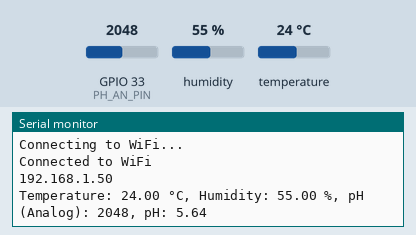
Recording of a sketch running on a simulated ESP32. Parts: the last lines printed to the serial monitor. Inputs (shaded band) come from the test bench; at power-on: humidity 55 %, GPIO 33 (PH_AN_PIN) = 2048, temperature 24 °C. WiFi joins after 1.5 s; servers stay silent unless stated.

Above: at 3.2 s.
3.3 s: humidity set to 22 %
At 4.6 s:
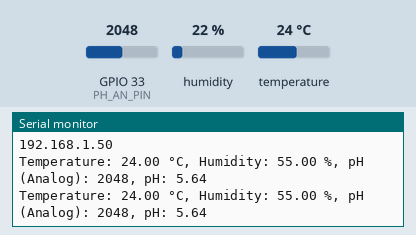
4.8 s: GPIO 33 (PH_AN_PIN) set to 2866
At 5.8 s:
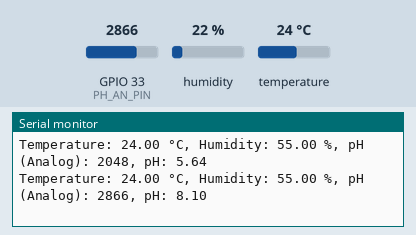
6.3 s: temperature set to 12 °C
At 7.3 s:
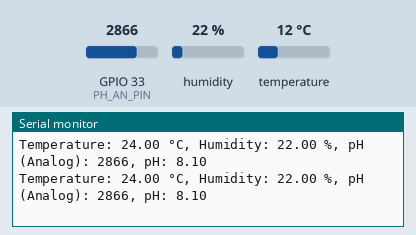
7.8 s: GPIO 33 (PH_AN_PIN) set to 3603
At 8.8 s:
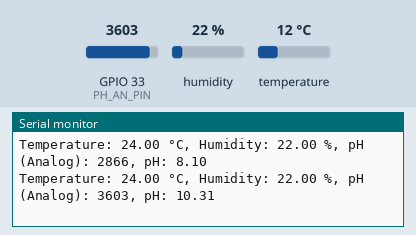
9.3 s: humidity set to 40 %
At 10.8 s:
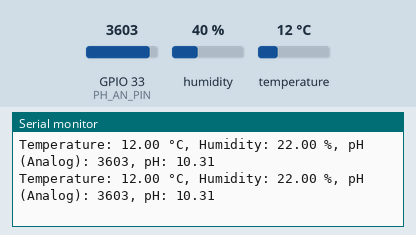
Timing chart, 0 to 11.8 s (numbered marks = the images above; inputs shaded):
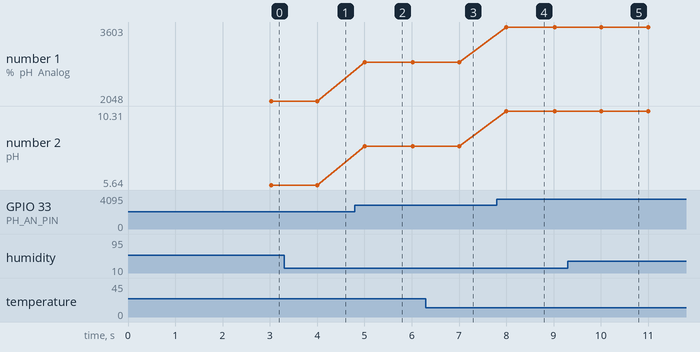

The sketch:

SENSORS.ino
```cpp
#include <WiFi.h>
#include <ESPAsyncWebServer.h>
#include <DHT.h>
#include <Ticker.h>

#define DHTPIN 4
#define DHTTYPE DHT11

#define PH_AN_PIN 33  // Analog input pin of the pH sensor

// Network credentials
const char* ssid = "AndroidAP";  // Replace with your network's SSID
const char* password = "xbag0491";  // Replace with your network's password

DHT dht(DHTPIN, DHTTYPE);

AsyncWebServer server(80);

float temperature = NAN;
float humidity = NAN;
float phValue = NAN;
int phAnalogValue = 0;

// Calibration values (example values, adjust these based on your actual sensor calibration)
const int PH4_ANALOG = 1500;  // Analog value at pH 4
const int PH10_ANALOG = 3500; // Analog value at pH 10

// Function to convert analog value to pH
float analogToPH(int analogValue) {
  // Linear mapping
  float slope = (10.0 - 4.0) / (PH10_ANALOG - PH4_ANALOG);
  float intercept = 4.0 - slope * PH4_ANALOG;
  return slope * analogValue + intercept;
}

// Function to read sensor data
void readSensorData() {
  temperature = dht.readTemperature();
  humidity = dht.readHumidity();
  phAnalogValue = analogRead(PH_AN_PIN);
  phValue = analogToPH(phAnalogValue);

  // Print the sensor data to the Serial Monitor
  Serial.print("Temperature: ");
  Serial.print(temperature);
  Serial.print(" °C, Humidity: ");
  Serial.print(humidity);
  Serial.print(" %, pH (Analog): ");
  Serial.print(phAnalogValue);
  Serial.print(", pH: ");
  Serial.println(phValue);
}

Ticker sensorTicker;

void setup() {
  Serial.begin(115200);
  dht.begin();

  pinMode(PH_AN_PIN, INPUT);

  // Connect to Wi-Fi
  WiFi.begin(ssid, password);
  while (WiFi.status() != WL_CONNECTED) {
    delay(1000);
    Serial.println("Connecting to WiFi...");
  }
  Serial.println("Connected to WiFi");

  // Print the IP address
  Serial.println(WiFi.localIP());

  // Start reading sensor data every 2 seconds
  sensorTicker.attach(1, readSensorData);

  // Route to get sensor data
  server.on("/sensor", HTTP_GET, [](AsyncWebServerRequest *request){
    if (isnan(temperature) || isnan(humidity) || isnan(phValue)) {
      request->send(500, "application/json", "{\"error\":\"Failed to read from sensors\"}");
      return;
    }

    // Prepare JSON response
    String jsonResponse = "{\"temperature\": " + String(temperature) +
                          ", \"humidity\": " + String(humidity) +
                          ", \"ph\": " + String(phValue) + "}";

    // Adding the CORS header
    AsyncWebServerResponse *response = request->beginResponse(200, "application/json", jsonResponse);
    response->addHeader("Access-Control-Allow-Origin", "*"); // Allow requests from any origin
    request->send(response);
  });

  // Start server
  server.begin();
}

void loop() {
  // No need to do anything here, as the sensor readings are handled by the Ticker
}
```

Measured:
- after the input at 4.8 s, the serial monitor: prints a new line after 0.20 s (image 2)
- after the input at 7.8 s, the serial monitor: prints a new line after 0.20 s (image 4)
- plotted number 1: 2048 → 2866 after the input at 4.8 s, 2866 → 3603 after the input at 7.8 s
- plotted number 2: 5.64 → 8.1 after the input at 4.8 s, 8.1 → 10.31 after the input at 7.8 s
